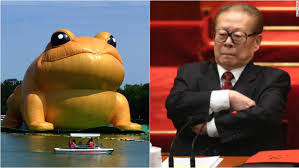
#> input picture toad_and_jiang.jpg, 299 x 168 px
$ jupyter execute processing.ipynb   (shell and % lines are left out)
#> lines starting #> are read from the running program, lines starting #| are printed output that depends on the picture
[cell 1]
import imageio

import numpy as np
import matplotlib.pyplot as plt

[cell 2]
img = imageio.imread('toad_and_jiang.jpg')
#> img is the input picture: shape (168, 299, 3); mean R, G, B 109.3, 85, 74.3

[cell 3]
plt.imshow(img)

[cell 4]
import cv2

[cell 5]
img_gray = cv2.cvtColor(img, cv2.COLOR_RGB2GRAY)
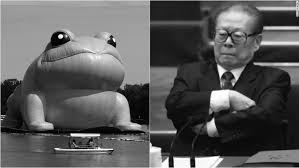
#> img_gray: shape (168, 299); min 0, max 255, mean 91

[cell 6]
plt.imshow(img_gray, cmap='gray')

[cell 7]
plt.imshow(img[:,:,0], cmap='gray')

[cell 8]
plt.imshow(img[:,:,1], cmap='gray')

[cell 9]
plt.imshow(img[:,:,2], cmap='gray')

[cell 10]
plt.imshow(img_gray[:,:140], cmap='gray')

[cell 11]
plt.hist(img_gray.flatten(), bins='auto')
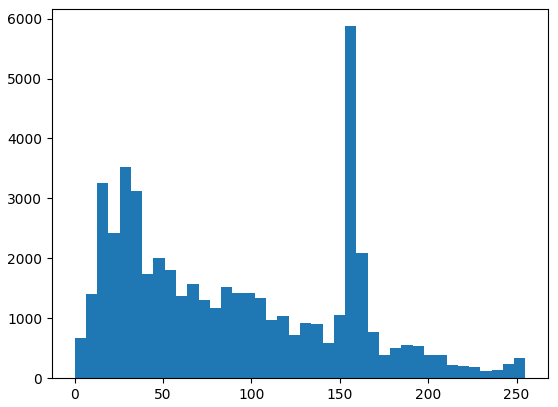
#> figure drawn by matplotlib, 1 panel; tallest bar 5874 high, from x = 153 to 159.4

[cell 12]
plt.imshow(img_gray[:,:140] >140, cmap='gray')

[cell 13]
plt.imshow(img_gray[:,:140] >160, cmap='gray')
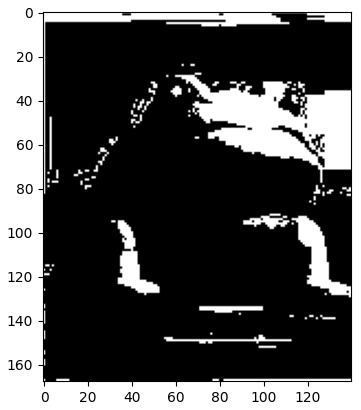
#> figure drawn by matplotlib, 1 panel

[cell 14]
plt.imshow(img_gray[:,:140] >50, cmap='gray')
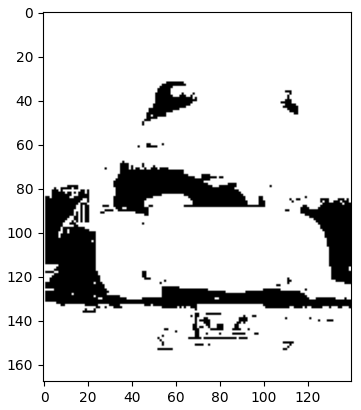
#> figure drawn by matplotlib, 1 panel

[cell 15]
imageio.imwrite('images/toad_rgb.png', img[:,:140,:])
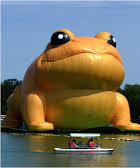
#> saved as toad_rgb.png: shape (168, 140, 3); mean R, G, B 116, 113.1, 99.1
imageio.imwrite('images/toad_r.png', img[:,:140,0])
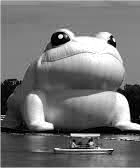
#> saved as toad_r.png: shape (168, 140); min 0, max 255, mean 116
imageio.imwrite('images/toad_g.png', img[:,:140,1])
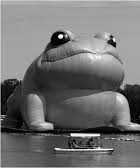
#> saved as toad_g.png: shape (168, 140); min 0, max 255, mean 113.1
imageio.imwrite('images/toad_b.png', img[:,:140,2])
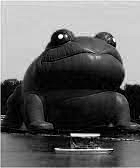
#> saved as toad_b.png: shape (168, 140); min 0, max 255, mean 99.1

[cell 16]
m,n = img[:,:140,2].shape
#> m = 168; n = 140

[cell 17]
img[m//2-3:m//2+3,n//2-3:n//2+3,2]
#> Out = [[5, 7, 10, 10, 11, 4], [6, 8, 8, 10, 10, 5], [5, 6, 8, 8, 7, 4], [6, 5, 6, 5, 7, 5], [6, 6, 4, 5, 4, 4], [5, 5, 4, 2, 3, 6]]

[cell 18]
plt.imshow(img[m//2-3:m//2+3,n//2-3:n//2+3,2], cmap='gray')
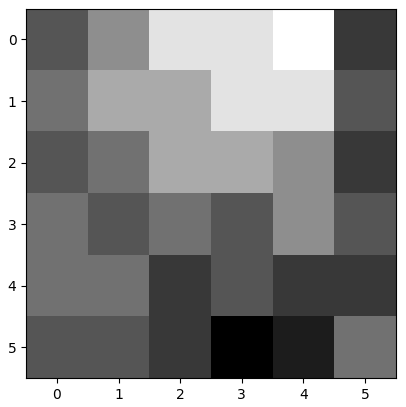
#> figure drawn by matplotlib, 1 panel

[cell 19]
plt.imshow(img[m//2-30:m//2+30,n//2-30:n//2+30,2], cmap='gray')
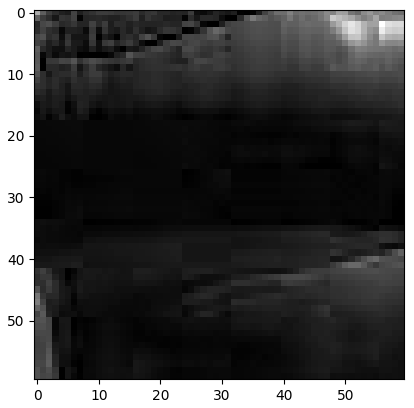
#> figure drawn by matplotlib, 1 panel

[cell 20]
arr =  img[m//2-3:m//2+3,n//2-3:n//2+3,2]
#> arr has the same summary as Out

[cell 21]
for line in arr:
    print(' & '.join([str(n) for n in line]) + r' \\')
#> this loop made 6 passes
#| 5 & 7 & 10 & 10 & 11 & 4 \\
#| 6 & 8 & 8 & 10 & 10 & 5 \\
#| 5 & 6 & 8 & 8 & 7 & 4 \\
#| 6 & 5 & 6 & 5 & 7 & 5 \\
#| 6 & 6 & 4 & 5 & 4 & 4 \\
#| 5 & 5 & 4 & 2 & 3 & 6 \\

[cell 22]
line
#> Out = [5, 5, 4, 2, 3, 6]

[cell 23]
m,n
#> Out = (168, 140)
